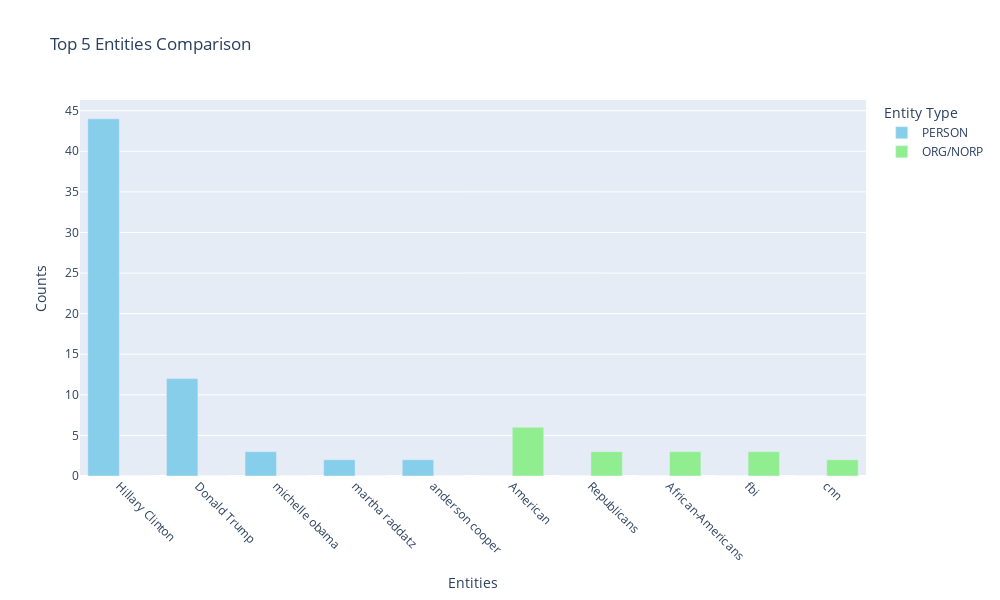

The cell this chart's notebook holds for it:
### Code cell
import spacy
from collections import Counter
import plotly.graph_objects as go
from plotly.subplots import make_subplots

# Load the English language model
nlp = spacy.load("en_core_web_sm")

# Sample transcript
transcript = all_transcripts  # Assuming all_transcripts is already defined

# Create a mapping for normalization
entity_mapping = {
    "clinton": "Hillary Clinton",
    "hillary clinton": "Hillary Clinton",
    "hillary": "Hillary Clinton",
    "trump": "Donald Trump",
    "donald trump": "Donald Trump",
    "americans": "American",
    "american": "American",
    "republicans": "Republicans",
    "african-americans": "African-Americans",
}

# Perform NER
doc = nlp(transcript)

# Dictionaries to hold entity counts
persons_entity = Counter()
combined_org_norp_entity = Counter()

# Count and normalize entities
for ent in doc.ents:
    normalized_text = entity_mapping.get(ent.text.lower(), ent.text)
    if ent.label_ == "PERSON":
        persons_entity[normalized_text] += 1
    elif ent.label_ in ["ORG", "NORP"]:
        combined_org_norp_entity[normalized_text] += 1

# Get the top 5 entities for each category
top_5_persons = persons_entity.most_common(5)
top_5_combined_org_norp = combined_org_norp_entity.most_common(5)

# Prepare data for plotting
entities = [person[0] for person in top_5_persons] + [org[0] for org in top_5_combined_org_norp]
person_counts = [person[1] for person in top_5_persons] + [0] * 5
org_norp_counts = [0] * 5 + [org[1] for org in top_5_combined_org_norp]

# Create subplot
fig = make_subplots(rows=1, cols=1, shared_xaxes=True, vertical_spacing=0.02)

# Add traces for each category
fig.add_trace(
    go.Bar(x=entities, y=person_counts, name="PERSON", marker_color='skyblue'),
    row=1, col=1
)

fig.add_trace(
    go.Bar(x=entities, y=org_norp_counts, name="ORG/NORP", marker_color='lightgreen'),
    row=1, col=1
)

# Update layout
fig.update_layout(
    title_text="Top 5 Entities Comparison",
    barmode='group',
    yaxis_title="Counts",
    xaxis_title="Entities",
    legend_title="Entity Type",
    font=dict(size=12),
    height=600,
    width=1000
)

# Update x-axis
fig.update_xaxes(tickangle=45)

# Show the plot
fig.show()

# Print the results (optional)
print("Top 5 PERSON entities with counts:")
for person, count in top_5_persons:
    print(f"{person}: {count}")

print("\nTop 5 combined ORG and NORP entities with counts:")
for entity, count in top_5_combined_org_norp:
    print(f"{entity}: {count}")

### Figure 1 — Plotly figure (JSON) as saved in the notebook; plotly's stock layout.template omitted (floating-point values rounded to 4 significant figures)
{"data": [{"marker": {"color": "skyblue"}, "name": "PERSON", "type": "bar", "x": ["Hillary Clinton", "Donald Trump", "michelle obama", "martha raddatz", "anderson cooper", "American", "Republicans", "African-Americans", "fbi", "cnn"], "xaxis": "x", "y": [44, 12, 3, 2, 2, 0, 0, 0, 0, 0], "yaxis": "y"}, {"marker": {"color": "lightgreen"}, "name": "ORG/NORP", "type": "bar", "x": ["Hillary Clinton", "Donald Trump", "michelle obama", "martha raddatz", "anderson cooper", "American", "Republicans", "African-Americans", "fbi", "cnn"], "xaxis": "x", "y": [0, 0, 0, 0, 0, 6, 3, 3, 3, 2], "yaxis": "y"}], "layout": {"barmode": "group", "font": {"size": 12}, "height": 600, "legend": {"title": {"text": "Entity Type"}}, "title": {"text": "Top 5 Entities Comparison"}, "width": 1000, "xaxis": {"anchor": "y", "domain": [0, 1], "tickangle": 45, "title": {"text": "Entities"}}, "yaxis": {"anchor": "x", "domain": [0, 1], "title": {"text": "Counts"}}}}
